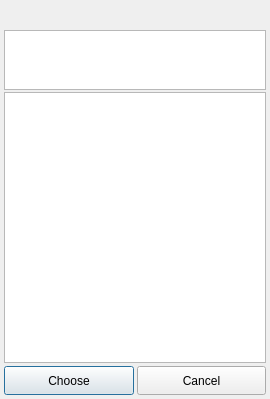
<ui version="4.0" >
 <class>customStatusDialogClass</class>
 <widget class="QDialog" name="customStatusDialogClass" >
  <property name="geometry" >
   <rect>
    <x>0</x>
    <y>0</y>
    <width>270</width>
    <height>399</height>
   </rect>
  </property>
  <property name="windowTitle" >
   <string>Choose your mood</string>
  </property>
  <property name="windowIcon" >
   <iconset>
    <normaloff>:/icons/crystal_project/statuses.png</normaloff>:/icons/crystal_project/statuses.png</iconset>
  </property>
  <widget class="QTextEdit" name="awayEdit" >
   <property name="geometry" >
    <rect>
     <x>4</x>
     <y>30</y>
     <width>262</width>
     <height>60</height>
    </rect>
   </property>
   <property name="maximumSize" >
    <size>
     <width>16777215</width>
     <height>60</height>
    </size>
   </property>
   <property name="verticalScrollBarPolicy" >
    <enum>Qt::ScrollBarAlwaysOff</enum>
   </property>
   <property name="horizontalScrollBarPolicy" >
    <enum>Qt::ScrollBarAlwaysOff</enum>
   </property>
  </widget>
  <widget class="QListWidget" name="iconList" >
   <property name="geometry" >
    <rect>
     <x>4</x>
     <y>92</y>
     <width>262</width>
     <height>271</height>
    </rect>
   </property>
   <property name="showDropIndicator" stdset="0" >
    <bool>false</bool>
   </property>
   <property name="movement" >
    <enum>QListView::Static</enum>
   </property>
   <property name="spacing" >
    <number>5</number>
   </property>
   <property name="viewMode" >
    <enum>QListView::IconMode</enum>
   </property>
  </widget>
  <widget class="QPushButton" name="chooseButton" >
   <property name="geometry" >
    <rect>
     <x>4</x>
     <y>366</y>
     <width>130</width>
     <height>29</height>
    </rect>
   </property>
   <property name="text" >
    <string>Choose</string>
   </property>
   <property name="icon" >
    <iconset>
     <normaloff>:/icons/crystal_project/apply.png</normaloff>:/icons/crystal_project/apply.png</iconset>
   </property>
  </widget>
  <widget class="QPushButton" name="cancelButton" >
   <property name="geometry" >
    <rect>
     <x>137</x>
     <y>366</y>
     <width>129</width>
     <height>29</height>
    </rect>
   </property>
   <property name="text" >
    <string>Cancel</string>
   </property>
   <property name="icon" >
    <iconset>
     <normaloff>:/icons/crystal_project/cancel.png</normaloff>:/icons/crystal_project/cancel.png</iconset>
   </property>
  </widget>
  <widget class="QLabel" name="captionEdit" >
   <property name="geometry" >
    <rect>
     <x>10</x>
     <y>0</y>
     <width>251</width>
     <height>20</height>
    </rect>
   </property>
   <property name="font" >
    <font>
     <weight>75</weight>
     <bold>true</bold>
    </font>
   </property>
   <property name="text" >
    <string/>
   </property>
  </widget>
 </widget>
 <layoutdefault spacing="6" margin="11" />
 <resources>
  <include location="../../../qutim.qrc" />
 </resources>
 <connections>
  <connection>
   <sender>cancelButton</sender>
   <signal>clicked()</signal>
   <receiver>customStatusDialogClass</receiver>
   <slot>reject()</slot>
   <hints>
    <hint type="sourcelabel" >
     <x>170</x>
     <y>260</y>
    </hint>
    <hint type="destinationlabel" >
     <x>194</x>
     <y>260</y>
    </hint>
   </hints>
  </connection>
 </connections>
</ui>
